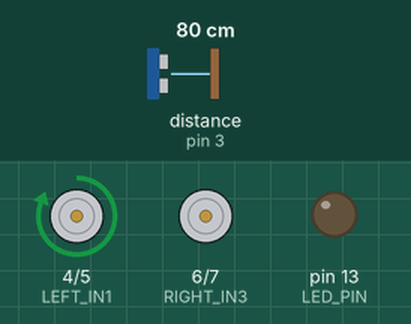
Simulated run of this sketch. Board: Arduino Uno, built with avr-gcc and run on an emulated ATmega328P. Parts: motor-driver pin pairs drawn as motors (green arrow = first pin HIGH = forward, orange = second pin HIGH = backward, longer = more drive), output pins drawn as LEDs (lit = HIGH). The test bench sets the inputs (shaded band); at power-on: distance to the obstacle (sensor on pin 3) 80 cm. The echo pulse lasts 58.3 µs per cm; pins used as bus, display or sensor lines are not drawn.

Above: at 2.3 s.
At 7.1 s:
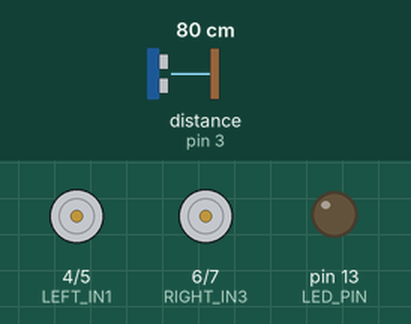
7.2 s: distance to the obstacle (sensor on pin 3) set to 18 cm
At 9.5 s:
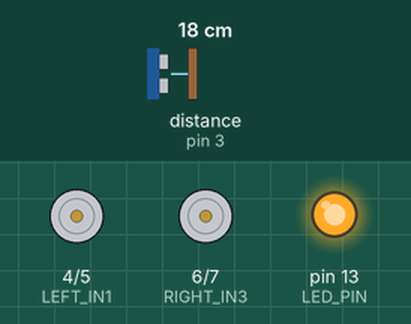
Timing chart, 0 to 16.7 s (numbered marks = the images above; inputs shaded):
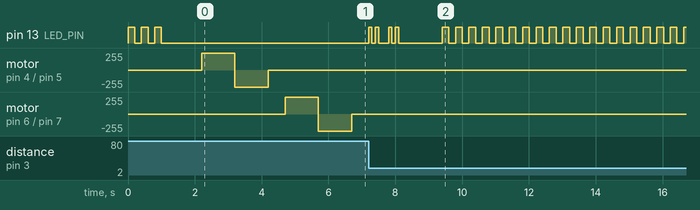

The sketch:

Test_Rover.ino
```cpp
// Пин для светодиода
#define LED_PIN 13

// Пины для ультразвукового датчика HC-SR04
#define TRIG_PIN 2  //D2
#define ECHO_PIN 3  //D3

// Пины для драйвера двигателей MX1508
// Левые двигатели (пара A)
#define LEFT_IN1 4  // IN1 на MX1508 (двигатель A)
#define LEFT_IN2 5  // IN2 на MX1508 (двигатель A)
// Правые двигатели (пара B)
#define RIGHT_IN3 6 // IN3 на MX1508 (двигатель B)
#define RIGHT_IN4 7 // IN4 на MX1508 (двигатель B)

// Время работы двигателей при тесте (мс)
#define MOTOR_TEST_TIME 1000
// Задержка между тестами (мс)
#define TEST_DELAY 500

void setup() {
  // Инициализация светодиода
  pinMode(LED_PIN, OUTPUT);

  // Инициализация HC-SR04
  pinMode(TRIG_PIN, OUTPUT);
  pinMode(ECHO_PIN, INPUT);

  // Инициализация пинов двигателей
  pinMode(LEFT_IN1, OUTPUT);
  pinMode(LEFT_IN2, OUTPUT);
  pinMode(RIGHT_IN3, OUTPUT);
  pinMode(RIGHT_IN4, OUTPUT);

  // Остановка всех двигателей
  stopAllMotors();

  // Тест светодиода - 3 мигания
  for (int i = 0; i < 3; i++) {
    digitalWrite(LED_PIN, HIGH);
    delay(200);
    digitalWrite(LED_PIN, LOW);
    delay(200);
  }

  delay(1000); // Пауза перед тестом двигателей
}

void loop() {
  static bool motorsTested = false;

  if (!motorsTested) {
    // Тест левой пары двигателей (A)
    testMotorPair("Левая пара", LEFT_IN1, LEFT_IN2);
    delay(TEST_DELAY);

    // Тест правой пары двигателей (B)
    testMotorPair("Правая пара", RIGHT_IN3, RIGHT_IN4);
    delay(TEST_DELAY);

    // Специальный сигнал светодиодом - 2 раза по 2 коротких мигания
    for (int i = 0; i < 2; i++) {
      for (int j = 0; j < 2; j++) {
        digitalWrite(LED_PIN, HIGH);
        delay(100);
        digitalWrite(LED_PIN, LOW);
        delay(100);
      }
      delay(200);
    }

    delay(1000);
    motorsTested = true;
  }

  // Тест равномерного мигания и сонара
  testSonarWithLED();
}

void testMotorPair(const String &pairName, int in1, int in2) {
  // Вращение вперед
  digitalWrite(in1, HIGH);
  digitalWrite(in2, LOW);
  delay(MOTOR_TEST_TIME);

  // Вращение назад
  digitalWrite(in1, LOW);
  digitalWrite(in2, HIGH);
  delay(MOTOR_TEST_TIME);

  // Остановка
  digitalWrite(in1, LOW);
  digitalWrite(in2, LOW);
}

void stopAllMotors() {
  digitalWrite(LEFT_IN1, LOW);
  digitalWrite(LEFT_IN2, LOW);
  digitalWrite(RIGHT_IN3, LOW);
  digitalWrite(RIGHT_IN4, LOW);
}

float getDistance() {
  // Отправка импульса
  digitalWrite(TRIG_PIN, LOW);
  delayMicroseconds(2);
  digitalWrite(TRIG_PIN, HIGH);
  delayMicroseconds(10);
  digitalWrite(TRIG_PIN, LOW);

  // Измерение длительности импульса
  long duration = pulseIn(ECHO_PIN, HIGH);

  // Расчет расстояния в см
  return duration * 0.034 / 2;
}

void testSonarWithLED() {
  float distance = getDistance();

  // Частота мигания зависит от расстояния
  int blinkDelay;

  if (distance < 10) { // Очень близко - быстрое мигание
    blinkDelay = 100;
  } else if (distance < 30) { // Близко - среднее мигание
    blinkDelay = 200;
  } else if (distance < 50) { // Далеко - медленное мигание
    blinkDelay = 400;
  } else { // Очень далеко - очень медленное мигание
    blinkDelay = 800;
  }

  // Мигание светодиодом
  digitalWrite(LED_PIN, HIGH);
  delay(blinkDelay);
  digitalWrite(LED_PIN, LOW);
  delay(blinkDelay);
}
```
